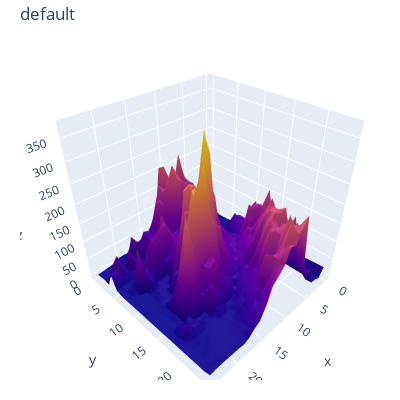

Write notebook code for a chart like this one.
### Code cell
import plotly.graph_objects as go
import pandas as pd

# Read data from a csv
z_data = pd.read_csv('https://raw.githubusercontent.com/plotly/datasets/master/api_docs/mt_bruno_elevation.csv')

fig = go.Figure(data=go.Surface(z=z_data, showscale=False))
fig.update_layout(
    title='Mt Bruno Elevation',
    width=400, height=400,
    margin=dict(t=40, r=0, l=20, b=20)
)

name = 'default'
# Default parameters which are used when `layout.scene.camera` is not provided
camera = dict(
    up=dict(x=0, y=0, z=1),
    center=dict(x=0, y=0, z=0),
    eye=dict(x=1.25, y=1.25, z=1.25)
)

fig.update_layout(scene_camera=camera, title=name)
fig.show()

### Figure 1 — Plotly figure (JSON) as saved in the notebook; plotly's stock layout.template omitted (floating-point values rounded to 4 significant figures; data arrays with more than 128 entries replaced by an {"elided": "..."} marker saying what was removed)
{"data": [{"showscale": false, "type": "surface", "z": {"elided": "25x25 float values"}}], "layout": {"height": 400, "margin": {"b": 20, "l": 20, "r": 0, "t": 40}, "scene": {"camera": {"center": {"x": 0, "y": 0, "z": 0}, "eye": {"x": 1.25, "y": 1.25, "z": 1.25}, "up": {"x": 0, "y": 0, "z": 1}}}, "title": {"text": "default"}, "width": 400}}
